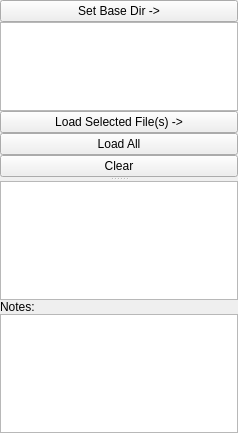
<?xml version="1.0" encoding="UTF-8"?>
<ui version="4.0">
 <class>Form</class>
 <widget class="QWidget" name="Form">
  <property name="geometry">
   <rect>
    <x>0</x>
    <y>0</y>
    <width>238</width>
    <height>433</height>
   </rect>
  </property>
  <property name="windowTitle">
   <string>Form</string>
  </property>
  <layout class="QGridLayout" name="gridLayout">
   <property name="leftMargin">
    <number>0</number>
   </property>
   <property name="topMargin">
    <number>0</number>
   </property>
   <property name="rightMargin">
    <number>0</number>
   </property>
   <property name="bottomMargin">
    <number>0</number>
   </property>
   <property name="spacing">
    <number>0</number>
   </property>
   <item row="0" column="0">
    <widget class="QSplitter" name="splitter">
     <property name="orientation">
      <enum>Qt::Vertical</enum>
     </property>
     <widget class="QWidget" name="layoutWidget">
      <layout class="QVBoxLayout" name="verticalLayout">
       <property name="spacing">
        <number>0</number>
       </property>
       <item>
        <widget class="QPushButton" name="setDirBtn">
         <property name="text">
          <string>Set Base Dir -&gt;</string>
         </property>
        </widget>
       </item>
       <item>
        <widget class="DirTreeWidget" name="dirTree">
         <property name="selectionMode">
          <enum>QAbstractItemView::ExtendedSelection</enum>
         </property>
         <property name="headerHidden">
          <bool>true</bool>
         </property>
         <column>
          <property name="text">
           <string notr="true">1</string>
          </property>
         </column>
        </widget>
       </item>
       <item>
        <widget class="QPushButton" name="loadBtn">
         <property name="text">
          <string>Load Selected File(s) -&gt;</string>
         </property>
        </widget>
       </item>
       <item>
        <widget class="QPushButton" name="loadAllBtn">
         <property name="text">
          <string>Load All</string>
         </property>
        </widget>
       </item>
       <item>
        <widget class="QPushButton" name="clearBtn">
         <property name="text">
          <string>Clear</string>
         </property>
        </widget>
       </item>
      </layout>
     </widget>
     <widget class="QWidget" name="layoutWidget">
      <layout class="QVBoxLayout" name="verticalLayout_2">
       <property name="spacing">
        <number>0</number>
       </property>
       <item>
        <widget class="QTreeWidget" name="fileTree">
         <property name="headerHidden">
          <bool>true</bool>
         </property>
         <column>
          <property name="text">
           <string notr="true">1</string>
          </property>
         </column>
        </widget>
       </item>
       <item>
        <widget class="QLabel" name="label">
         <property name="text">
          <string>Notes:</string>
         </property>
        </widget>
       </item>
       <item>
        <widget class="QTextEdit" name="notesTextEdit"/>
       </item>
      </layout>
     </widget>
    </widget>
   </item>
  </layout>
 </widget>
 <customwidgets>
  <customwidget>
   <class>DirTreeWidget</class>
   <extends>QTreeWidget</extends>
   <header>acq4.util.DirTreeWidget</header>
  </customwidget>
 </customwidgets>
 <resources/>
 <connections/>
</ui>
